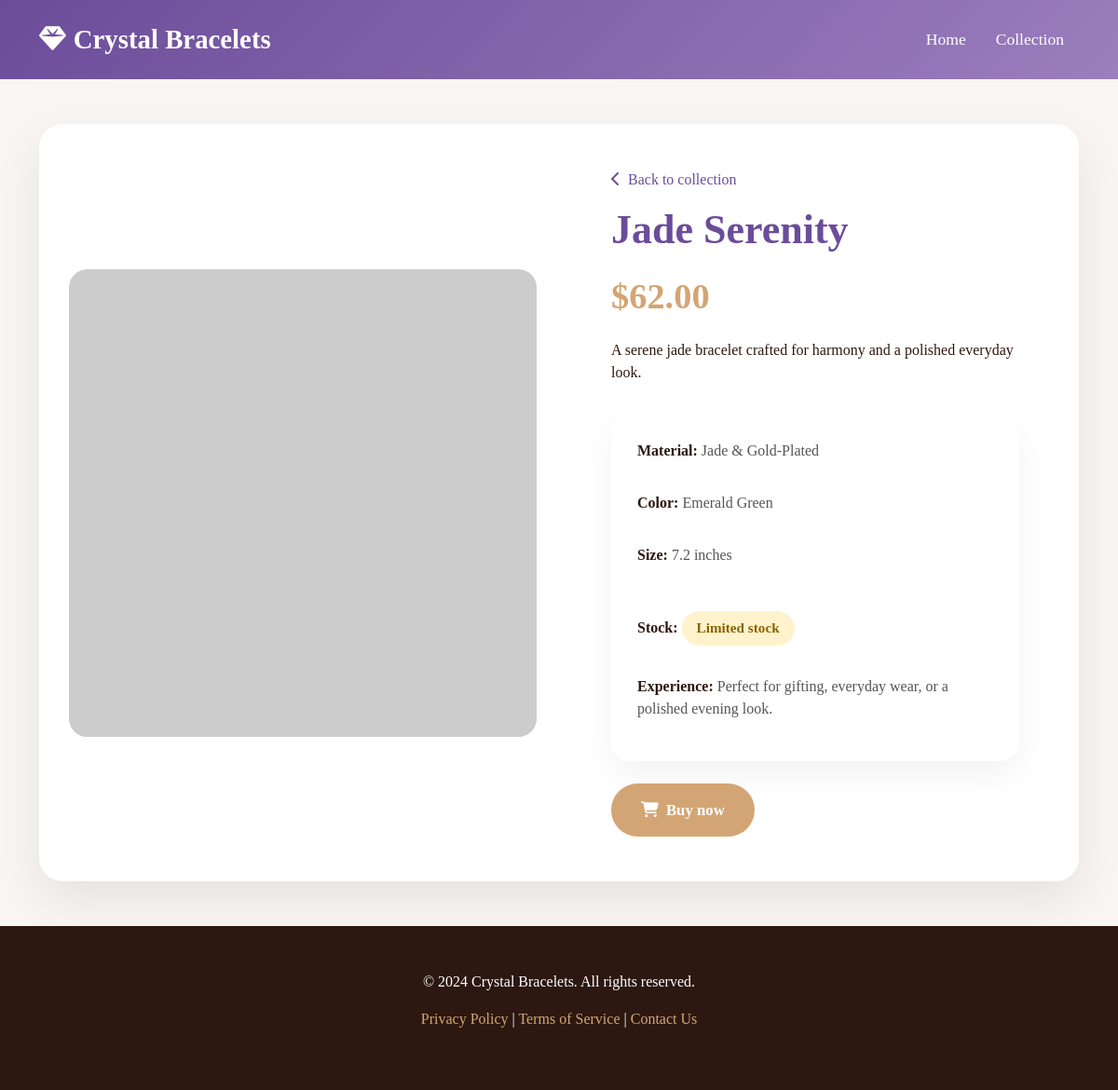
Page /bracelets/9/ on the committed database.
### bracelets/models.py (models this page shows, shortened)
class Bracelet(models.Model):
    name = models.CharField(max_length=200)
    description = models.TextField()
    price = models.DecimalField(max_digits=10, decimal_places=2)
    material = models.CharField(max_length=100)
    color = models.CharField(max_length=50)
    size = models.CharField(max_length=50)
    stock = models.IntegerField(default=0)
    image = models.ImageField(upload_to='bracelets/', blank=True, null=True)
    image_url = models.URLField(blank=True)
    created_at = models.DateTimeField(auto_now_add=True)
    updated_at = models.DateTimeField(auto_now=True)
    class Meta:
        ordering = ['-created_at']

### bracelets/views.py (the view)
# urls.py: path('<int:pk>/', bracelet_detail, name='bracelet_detail'),
def bracelet_detail(request, pk):
    bracelet = get_object_or_404(Bracelet, pk=pk)
    bracelet.local_image = bracelet_image_map.get(bracelet.name)
    return render(request, 'bracelets/bracelet_detail.html', {'bracelet': bracelet})

### bracelets/templates/bracelets/bracelet_detail.html (shortened to what this page needs)
<!DOCTYPE html>
<html lang="en">
{% load static %}
<head>
    <link href="https://cdn.jsdelivr.net/npm/bootstrap@5.3.0/dist/css/bootstrap.min.css" rel="stylesheet">
    <link rel="stylesheet" href="https://cdnjs.cloudflare.com/ajax/libs/font-awesome/6.4.0/css/all.min.css">
</head>
<body>
    <nav class="navbar navbar-expand-lg">
        <div class="container">
            <a class="navbar-brand" href="/">
                <i class="fas fa-gem me-2"></i>Crystal Bracelets
            </a>
            <div class="collapse navbar-collapse" id="navbarNav">
                <ul class="navbar-nav ms-auto">
                    <li class="nav-item">
                        <a class="nav-link" href="/">Home</a>
                    </li>
                    <li class="nav-item">
                        <a class="nav-link" href="/bracelets/">Collection</a>
                    </li>
                </ul>
            </div>
        </div>
    </nav>
    <section class="container">
        <div class="hero-card">
            <div class="row g-5 align-items-center">
                <div class="col-lg-6">
                    <div class="product-image">
                        {% if bracelet.local_image %}
                            <img src="{% static bracelet.local_image %}" alt="{{ bracelet.name }}" loading="lazy" onerror="this.onerror=null;this.src='https://via.placeholder.com/900x900?text=Bracelet'">
                        {% elif bracelet.image_url %}
                            <img src="{{ bracelet.image_url }}" alt="{{ bracelet.name }}" loading="lazy" onerror="this.onerror=null;this.src='https://via.placeholder.com/900x900?text=Bracelet'">
                        {% elif bracelet.image %}
                            <img src="{{ bracelet.image.url }}" alt="{{ bracelet.name }}" loading="lazy" onerror="this.onerror=null;this.src='https://via.placeholder.com/900x900?text=Bracelet'">
                        {% else %}
                            <img src="https://images.unsplash.com/photo-1611591437281-460bfbe1220a?w=1200" alt="{{ bracelet.name }}" loading="lazy" onerror="this.onerror=null;this.src='https://via.placeholder.com/900x900?text=Bracelet'">
                        {% endif %}
                    </div>
                </div>
                <div class="col-lg-6">
                    <div class="product-info">
                        <a href="/bracelets/" class="back-link mb-3 d-inline-block"><i class="fas fa-chevron-left me-2"></i>Back to collection</a>
                        <h1 class="product-title">{{ bracelet.name }}</h1>
                        <div class="product-price">${{ bracelet.price }}</div>
                        <div class="product-description mb-4">{{ bracelet.description }}</div>
                        <div class="detail-panel">
                            <div class="row gy-3">
                                <div class="col-12 product-feature">
                                    <span class="detail-label">Material:</span>
                                    <span class="detail-value">{{ bracelet.material }}</span>
                                </div>
                                <div class="col-12 product-feature">
                                    <span class="detail-label">Color:</span>
                                    <span class="detail-value">{{ bracelet.color }}</span>
                                </div>
                                <div class="col-12 product-feature">
                                    <span class="detail-label">Size:</span>
                                    <span class="detail-value">{{ bracelet.size }}</span>
                                </div>
                                <div class="col-12 product-feature">
                                    <span class="detail-label">Stock:</span>
                                    {% if bracelet.stock > 10 %}
                                        <span class="stock-status" style="background:#d4edda;color:#155724;">In stock</span>
                                    {% elif bracelet.stock > 0 %}
                                        <span class="stock-status" style="background:#fff3cd;color:#856404;">Limited stock</span>
                                    {% else %}
                                        <span class="stock-status" style="background:#f8d7da;color:#721c24;">Sold out</span>
                                    {% endif %}
                                </div>
                                <div class="col-12 product-feature">
                                    <span class="detail-label">Experience:</span>
                                    <span class="detail-value">Perfect for gifting, everyday wear, or a polished evening look.</span>
                                </div>
                            </div>
                        </div>
                        <a href="mailto:orders@crystalbracelets.com?subject=Order%20{{ bracelet.name|urlencode }}&body=I%20would%20like%20to%20buy%20the%20{{ bracelet.name }}%20bracelet.%20Please%20send%20me%20the%20purchase%20details." class="btn btn-buy mt-4">
                            <i class="fas fa-shopping-cart me-2"></i>Buy now
                        </a>
                    </div>
                </div>
            </div>
        </div>
    </section>
    <footer class="footer">
        <div class="container">
            <p>&copy; 2024 Crystal Bracelets. All rights reserved.</p>
            <p>
                <a href="#">Privacy Policy</a> |
                <a href="#">Terms of Service</a> |
                <a href="#">Contact Us</a>
            </p>
        </div>
    </footer>
</body>
</html>

### bracelets/templates/bracelets/bracelet_detail.html (style rules this page uses)
:root { --primary-color: #6b4c9a; --secondary-color: #9b7ebd; --accent-color: #d4a574; --dark-color: #2c1810; --light-color: #f8f5f2; }
body { font-family: 'Georgia', serif; background-color: var(--light-color); color: #2c1810; }
.navbar { background: linear-gradient(135deg, var(--primary-color), var(--secondary-color)); padding: 1rem 0; }
.navbar-brand { font-size: 1.8rem; font-weight: bold; color: white !important; }
.nav-link { color: white !important; font-size: 1.1rem; margin: 0 0.5rem; }
.hero-card { background: white; border-radius: 25px; padding: 2rem; margin-top: 3rem; box-shadow: 0 20px 50px rgba(0,0,0,0.08); }
.product-image { border-radius: 20px; overflow: hidden; height: 100%; min-height: 420px; background: linear-gradient(135deg, #f5f5f5, #e0e0e0); }
.product-image img { width: 100%; height: 100%; object-fit: cover; }
.product-info { padding: 1rem 2rem; }
.product-title { color: var(--primary-color); font-size: 2.75rem; font-weight: bold; margin-bottom: 1rem; }
.product-price { font-size: 2.4rem; font-weight: bold; color: var(--accent-color); margin-bottom: 1rem; }
.detail-label { font-weight: 700; color: var(--dark-color); }
.detail-value { color: #555; }
.stock-status { display: inline-block; padding: 0.45rem 1rem; border-radius: 999px; margin-top: 1rem; font-weight: 700; font-size: 0.95rem; }
.detail-panel { background: #fff; border-radius: 20px; padding: 1.75rem; margin-top: 2rem; box-shadow: 0 15px 35px rgba(0,0,0,0.05); }
.btn-buy { border-radius: 50px; background: var(--accent-color); color: white; padding: 1rem 2rem; font-size: 1.05rem; font-weight: 700; border: none; }
.product-feature { margin-bottom: 1rem; }
.back-link { color: var(--primary-color); text-decoration: none; }
.footer { background: var(--dark-color); color: white; padding: 3rem 2rem; text-align: center; margin-top: 3rem; }
.footer a { color: var(--accent-color); text-decoration: none; }

### rows in the picture
Bracelet: name "Jade Serenity", price "62.00", description "A serene jade bracelet crafted for harmony and a polished everyday look.", material "Jade & Gold-Plated", color "Emerald Green", size "7.2 inches"
